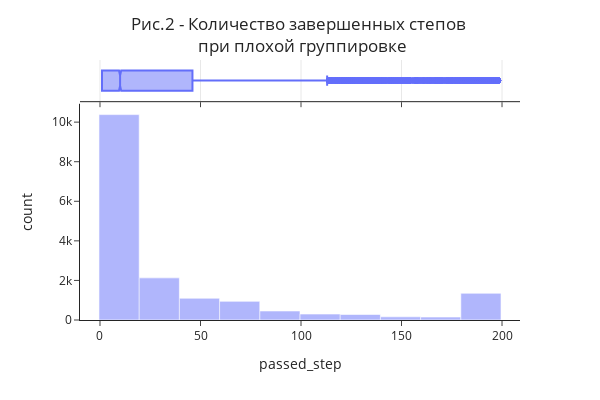

Notebook source saved alongside this figure:
### Markdown cell above
Найдём распределение баллов, которые получали позьзователи в проце курса. 
Помним, что passed - завершение практического шага на курсе.

### Code cell
incomplete_events_data = events_data[events_data.action == 'passed'] \
    .groupby('user_id', as_index = False).agg({'step_id': 'count'}) \
    .rename(columns = {'step_id': 'passed_step'}).passed_step

display(incomplete_events_data.hist());


fig_2 = px.histogram(
    data_frame=incomplete_events_data, 
    x='passed_step',
    nbins=10,
    opacity=0.5, # непрозрачность 
    marginal='box'
)
fig_2.update_layout(
    title=dict(text='Рис.2 - Количество завершенных степов <br> при плохой группировке', x=.5, xanchor='center'),
    width=600, height=400,
    xaxis_title_text = 'Перерыв, мес.',
    yaxis_title_text = 'Соискатели, чел.',
    template="simple_white"
)
fig_2.show();

### Figure 1 — Plotly figure (JSON) as saved in the notebook; plotly's stock layout.template omitted (floating-point values rounded to 4 significant figures; data arrays with more than 128 entries replaced by an {"elided": "..."} marker saying what was removed)
{"data": [{"alignmentgroup": "True", "bingroup": "x", "hovertemplate": "passed_step=%{x}<br>count=%{y}<extra></extra>", "legendgroup": "", "marker": {"color": "#636efa", "opacity": 0.5, "pattern": {"shape": ""}}, "name": "", "nbinsx": 10, "offsetgroup": "", "orientation": "v", "showlegend": false, "type": "histogram", "x": {"elided": "17262 int values"}, "xaxis": "x", "yaxis": "y"}, {"alignmentgroup": "True", "hovertemplate": "passed_step=%{x}<extra></extra>", "legendgroup": "", "marker": {"color": "#636efa"}, "name": "", "notched": true, "offsetgroup": "", "showlegend": false, "type": "box", "x": {"elided": "17262 int values"}, "xaxis": "x2", "yaxis": "y2"}], "layout": {"barmode": "relative", "height": 400, "legend": {"tracegroupgap": 0}, "margin": {"t": 60}, "title": {"text": "Рис.2 - Количество завершенных степов <br> при плохой группировке", "x": 0.5, "xanchor": "center"}, "width": 600, "xaxis": {"anchor": "y", "domain": [0, 1], "title": {"text": "passed_step"}}, "xaxis2": {"anchor": "y2", "domain": [0, 1], "matches": "x", "showgrid": true, "showticklabels": false}, "yaxis": {"anchor": "x", "domain": [0, 0.8316], "title": {"text": "count"}}, "yaxis2": {"anchor": "x2", "domain": [0.8416, 1], "matches": "y2", "showgrid": false, "showline": false, "showticklabels": false, "ticks": ""}}}
